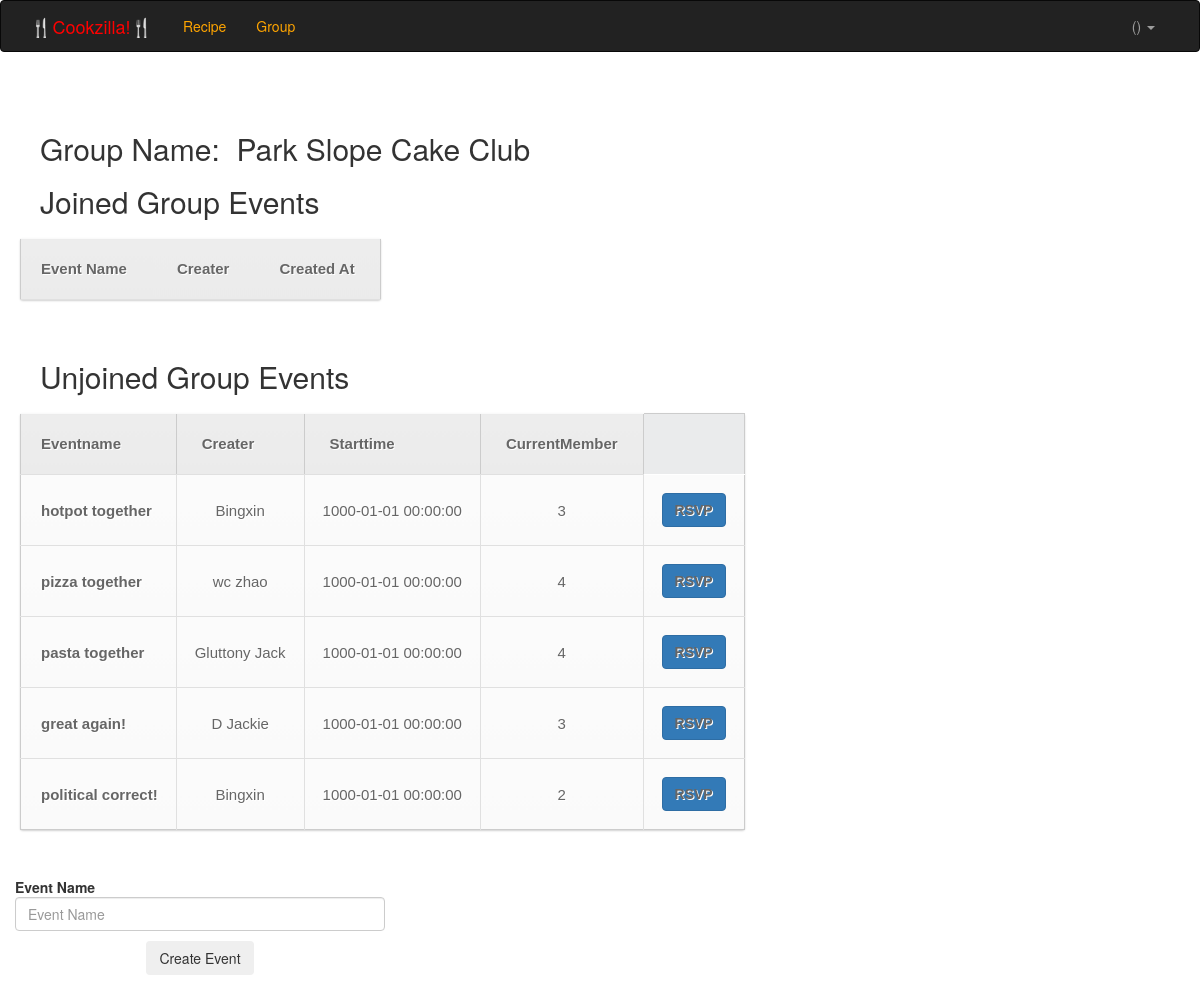
The app's page /group/joinEvent.php?gid=1 with its own data.
### tables this page shows
create table user_group(
	gid int auto_increment,
	gname varchar(40),
	creater varchar(40),
	primary key (gid),
	foreign key (creater) references users(uname)
)
auto_increment = 10000;

create table user_event(
	eid int auto_increment,
	gid int,
	ename varchar(40),
	creater varchar(40),
	starttime datetime,
	endtime datetime,
	max_number int,
	primary key (eid),
	foreign key (gid) references user_group(gid),
	foreign key (creater) references users(uname)
)
auto_increment = 10000;

create table Users(
	uname varchar(40),
	nickname varchar(40) not null,
	password varchar(40) not null,
	uprofile text,
	primary key (uname)
);

### group/joinEvent.php (the view, shortened to what this page needs)
<head>
  <link href="../css/bootstrap.min.css" rel="stylesheet">
</head>
<body>
<div class="navbar navbar-inverse navbar-extra" >
        <div class="container">
          <div class="navbar-header" >
            <a class="navbar-brand" href="/cookzilla"><font color="red">🍴Cookzilla!🍴</font></a>
          </div>
          <div class="navbar-collapse collapse">
            <ul class="nav navbar-nav">
              <li id="subscribe">
                <a href="/cookzilla/recipe/view_recipe.php?sort=createdat"><font color="orange">Recipe</font></a>
              </li>
              <li id="subscribe">
                <a href=/cookzilla/group/group.php><font color="orange">Group</font></a>
              </li>
            </ul>
            <div class="dropdown">
            <ul id="navbar-right" class="nav navbar-nav navbar-right">
              <li class="dropdown">
              <a href="#" class="dropdown-toggle" data-toggle="dropdown">
               <?php
        echo $_SESSION['nickname']. "(". $_SESSION['uname'].")";
      ?>
                <span class="caret"></span>
              </a>
              </li>
            </ul>
            </div>
          </div>
        </div>
      </div>
<br>
<?php
$uname = $_SESSION['uname'];
$gid = $_GET["gid"];
$gn = mysql_query("SELECT gname from user_group where gid = '$gid'");
echo "<h2 style= \"margin-left:40px\">Group Name:&nbsp&nbsp". mysql_fetch_array($gn)[0]."</h2>";
echo "<h2 style= \"margin-left:40px\"> Joined Group Events</h2>";
echo "
<table>
<tr>
<th>Event Name</th>
<th>Creater</th>
<th>Created At</th>
</tr>";
echo "</table>";
echo '<br>';
echo "<h2 style= \"margin-left:40px\"> Unjoined Group Events</h2>";
$result1 = mysql_query(
  "SELECT E.eid,E.ename,r.nickname,E.starttime, count(p.eid) as currentMember
FROM user_event E,rsvp p, users r
WHERE  E.eid = p.eid and E.gid = '$gid' and r.uname = e.creater and E.eid not in
(SELECT E.eid FROM user_event E,rsvp WHERE E.gid = '$gid' and rsvp.eid = E.eid and rsvp.uname = '$uname')
GROUP BY p.eid"
) or die ('Query failed: ' . mysql_error());
echo "
<table border='1'>
<tr>
<th>Eventname</th>
<th>Creater</th>
<th>Starttime</th>
<th>CurrentMember</th>
</tr>";
while($row = mysql_fetch_array($result1))
  {
  echo "<tr>";
  echo "<td><a href=\"report.php?eid=".urlencode($row['eid'])."\">".$row['ename']."</a>"."</td>";
  echo "<td>" . $row['nickname'] . "</td>";
  echo "<td>" . $row['starttime'] . "</td>";
  echo "<td>" . $row['currentMember'] . "</td>";
  echo "<td><a class=\"btn btn-primary\" href=\"/cookzilla/rsvp2.php?eid=". $row['eid'] ."\">RSVP</a></td>";
  echo "</tr>";
  }
echo "</table>";
echo '<br>';
?>
<div class="col-xs-4  col-left-block">
<form class="form-horizontal" onsubmit="return check()" action="createEvent.php" method="post" name="form">
 <fieldset>
    <div class="control-group">
          <label class="control-label" for="input01">Event Name</label>
          <div class="controls">
            <input class="form-control" type="text" name="ename" placeholder="Event Name" >
          </div>
        </div>
        <div class="control-group">
        <button type="submit" class="btn center-block">Create Event</button>
    </div>
    </fieldset>
    </form>
    </div>

### group/joinEvent.php (style rules this page uses)
table a:link { color: #666; font-weight: bold; text-decoration:none; }
table { font-family:Arial, Helvetica, sans-serif; color:#666; font-size:15px; text-shadow: 1px 1px 0px #fff; background:#eaebec; margin:20px; border:#ccc 1px solid; -moz-border-radius:3px; -webkit-border-radius:3px; border-radius:3px; -moz-box-shadow: 0 1px 2px #d1d1d1; -webkit-box-shadow: 0 1px 2px #d1d1d1; box-shadow: 0 1px 2px #d1d1d1; }
table th { padding:21px 25px 22px 25px; border-top:1px solid #fafafa; border-bottom:1px solid #e0e0e0; background: #ededed; background: -webkit-gradient(linear, left top, left bottom, from(#ededed), to(#ebebeb)); background: -moz-linear-gradient(top, #ededed, #ebebeb); }
table th:first-child { text-align: left; padding-left:20px; }
table tr:first-child th:first-child { -moz-border-radius-topleft:3px; -webkit-border-top-left-radius:3px; border-top-left-radius:3px; }
table tr:first-child th:last-child { -moz-border-radius-topright:3px; -webkit-border-top-right-radius:3px; border-top-right-radius:3px; }
table tr { text-align: center; padding-left:20px; }
table tr td:first-child { text-align: left; padding-left:20px; border-left: 0; }
table tr td { padding:18px; border-top: 1px solid #ffffff; border-bottom:1px solid #e0e0e0; border-left: 1px solid #e0e0e0; background: #fafafa; background: -webkit-gradient(linear, left top, left bottom, from(#fbfbfb), to(#fafafa)); background: -moz-linear-gradient(top, #fbfbfb, #fafafa); }
table tr:last-child td { border-bottom:0; }
table tr:last-child td:first-child { -moz-border-radius-bottomleft:3px; -webkit-border-bottom-left-radius:3px; border-bottom-left-radius:3px; }
table tr:last-child td:last-child { -moz-border-radius-bottomright:3px; -webkit-border-bottom-right-radius:3px; border-bottom-right-radius:3px; }

### records on screen
user_group: gname "Park Slope Cake Club"
user_event: ename "hotpot together", creater.nickname "Bingxin", starttime "1000-01-01 00:00:00", currentMember "3"
user_event: ename "pizza together", creater.nickname "wc zhao", starttime "1000-01-01 00:00:00", currentMember "4"
user_event: ename "pasta together", nickname "Gluttony Jack", starttime "1000-01-01 00:00:00", currentMember "4"
user_event: ename "great again!", creater.nickname "D Jackie", starttime "1000-01-01 00:00:00", currentMember "3"
user_event: ename "political correct!", creater.nickname "Bingxin", starttime "1000-01-01 00:00:00", currentMember "2"
